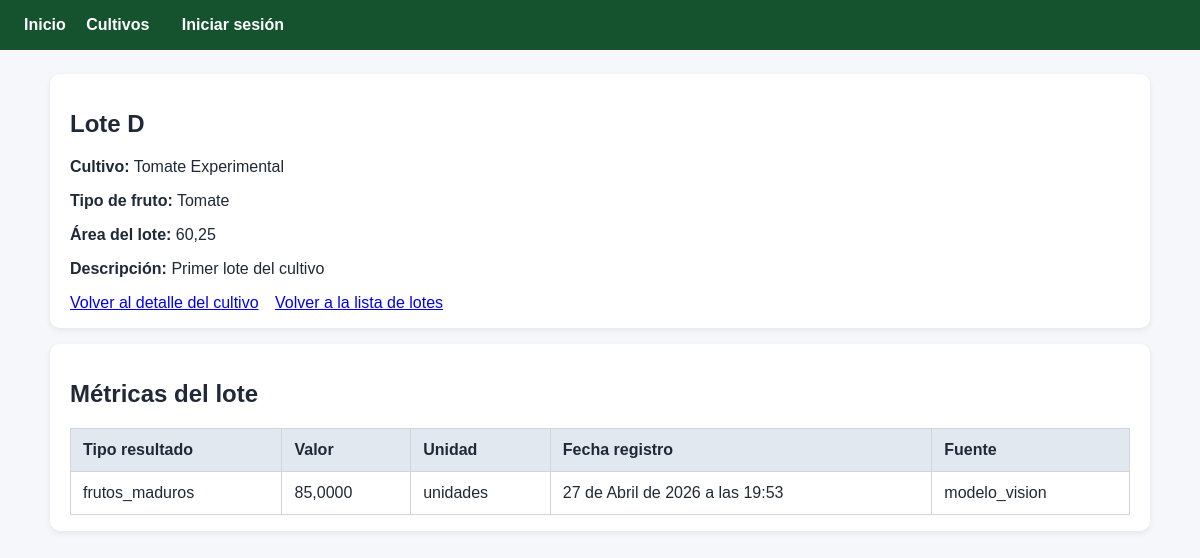
The app's page /lotes/1/ with its own data.
### lotes/models.py (models this page shows, shortened)
class Lote(models.Model):
	cultivo = models.ForeignKey(Cultivo, on_delete=models.CASCADE, related_name='lotes')
	nombre = models.CharField(max_length=200)
	ancho = models.DecimalField(max_digits=10, decimal_places=2, null=True, blank=True)
	largo = models.DecimalField(max_digits=10, decimal_places=2, null=True, blank=True)
	area_lote = models.DecimalField(max_digits=10, decimal_places=2)
	latitud = models.DecimalField(max_digits=10, decimal_places=6, null=True, blank=True)
	longitud = models.DecimalField(max_digits=10, decimal_places=6, null=True, blank=True)
	descripcion = models.TextField(blank=True)
	created_at = models.DateTimeField(auto_now_add=True)
	updated_at = models.DateTimeField(auto_now=True)

### cultivos/models.py (models this page shows, shortened)
class Cultivo(models.Model):
	usuario = models.ForeignKey(User, on_delete=models.CASCADE, related_name='cultivos')
	nombre = models.CharField(max_length=200)
	tipo_fruto = models.CharField(max_length=100)
	ubicacion = models.CharField(max_length=255)
	latitud = models.DecimalField(max_digits=10, decimal_places=6, null=True, blank=True)
	longitud = models.DecimalField(max_digits=10, decimal_places=6, null=True, blank=True)
	area_sembrada = models.DecimalField(max_digits=10, decimal_places=2)
	fecha_siembra = models.DateField()
	descripcion = models.TextField(blank=True)
	created_at = models.DateTimeField(auto_now_add=True)
	updated_at = models.DateTimeField(auto_now=True)

### metricas/models.py (models this page shows, shortened)
class Metrica(models.Model):
    cultivo = models.ForeignKey('cultivos.Cultivo', on_delete=models.CASCADE, related_name='metricas')
    lote = models.ForeignKey('lotes.Lote', on_delete=models.CASCADE, related_name='metricas', null=True, blank=True)
    TIPOS_RESULTADO = [
        ('cantidad_frutos', 'Cantidad de frutos'),
        ('frutos_maduros', 'Frutos maduros'),
        ('estimacion_cosecha', 'Estimación de cosecha'),
        ('porcentaje_madurez', 'Porcentaje de madurez'),
    ]
    tipo_resultado = models.CharField(max_length=100, choices=TIPOS_RESULTADO)
    valor = models.DecimalField(max_digits=12, decimal_places=4)
    unidad = models.CharField(max_length=50, blank=True)
    fecha_registro = models.DateTimeField()
    descripcion = models.TextField(blank=True)
    fuente = models.CharField(max_length=100, default='modelo_vision')
    created_at = models.DateTimeField(auto_now_add=True)

### lotes/views.py (the view)
# urls.py: path('<int:lote_id>/', views.detalle_lote, name='detalle'),
def detalle_lote(request, lote_id):
	lote = get_object_or_404(Lote.objects.select_related('cultivo'), pk=lote_id)
	metricas = lote.metricas.all().order_by('-fecha_registro')
	contexto = {
		'lote': lote,
		'cultivo': lote.cultivo,
		'metricas': metricas,
	}
	return render(request, 'lotes/detalle.html', contexto)

### lotes/templates/lotes/detalle.html (shortened to what this page needs)
{% extends 'base.html' %}
{% block content %}
<section class="card">
    <h1>{{ lote.nombre }}</h1>
    <p><strong>Cultivo:</strong> {{ cultivo.nombre }}</p>
    <p><strong>Tipo de fruto:</strong> {{ cultivo.tipo_fruto }}</p>
    <p><strong>Área del lote:</strong> {{ lote.area_lote }}</p>
    <p><strong>Descripción:</strong> {{ lote.descripcion|default:'Sin descripción' }}</p>
    <div class="actions">
        <a href="{% url 'cultivos:detalle' cultivo.id %}">Volver al detalle del cultivo</a>
        <a href="{% url 'lotes:lista_por_cultivo' cultivo.id %}">Volver a la lista de lotes</a>
    </div>
</section>
<section class="card">
    <h2>Métricas del lote</h2>
    {% if metricas %}
        <table>
            <thead>
                <tr>
                    <th>Tipo resultado</th>
                    <th>Valor</th>
                    <th>Unidad</th>
                    <th>Fecha registro</th>
                    <th>Fuente</th>
                </tr>
            </thead>
            <tbody>
                {% for metrica in metricas %}
                <tr>
                    <td>{{ metrica.tipo_resultado }}</td>
                    <td>{{ metrica.valor }}</td>
                    <td>{{ metrica.unidad|default:'-' }}</td>
                    <td>{{ metrica.fecha_registro }}</td>
                    <td>{{ metrica.fuente }}</td>
                </tr>
                {% endfor %}
            </tbody>
        </table>
    {% else %}
        <p class="empty">No hay métricas asociadas a este lote.</p>
    {% endif %}
</section>
{% endblock %}

### templates/base.html (style rules this page uses)
body { font-family: Arial, sans-serif; margin: 0; color: #1f2937; background: #f5f7fa; }
.card { background: white; border-radius: 10px; padding: 1rem 1.25rem; margin-bottom: 1rem; box-shadow: 0 2px 6px rgba(15, 23, 42, 0.08); }
table { width: 100%; border-collapse: collapse; background: white; }
th, td { border: 1px solid #d1d5db; padding: 0.75rem; text-align: left; }
th { background: #e2e8f0; }
.actions a { display: inline-block; margin-right: 0.75rem; }

### records on screen
Lote: nombre "Lote D", area_lote "60,25", descripcion "Primer lote del cultivo"
Cultivo: nombre "Tomate Experimental", tipo_fruto "Tomate"
Metrica: tipo_resultado "frutos_maduros", valor "85,0000", unidad "unidades", fecha_registro "27 de Abril de 2026 a las 19:53", fuente "modelo_vision"
